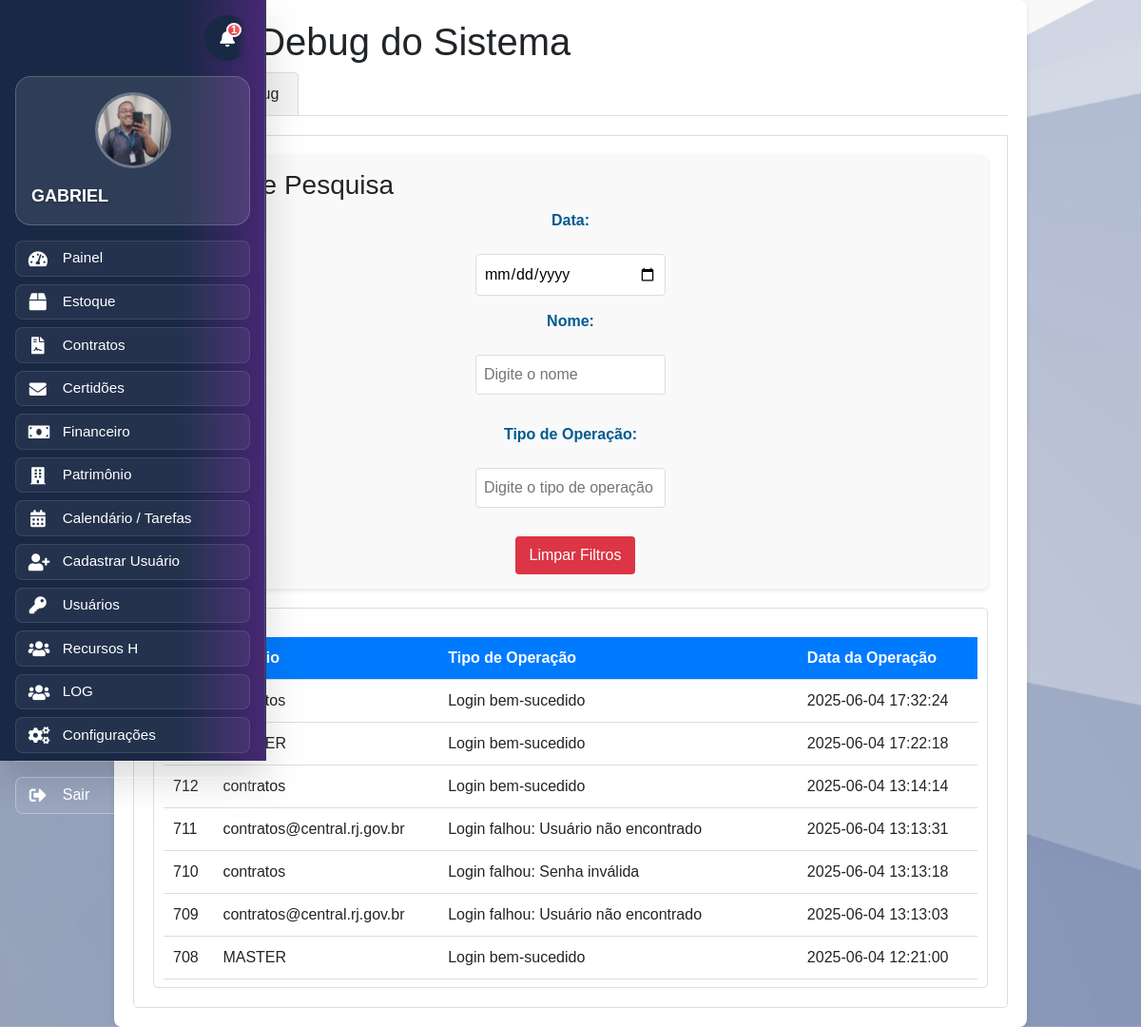
/log.php (signed in), run on an earlier commit of the app's database.
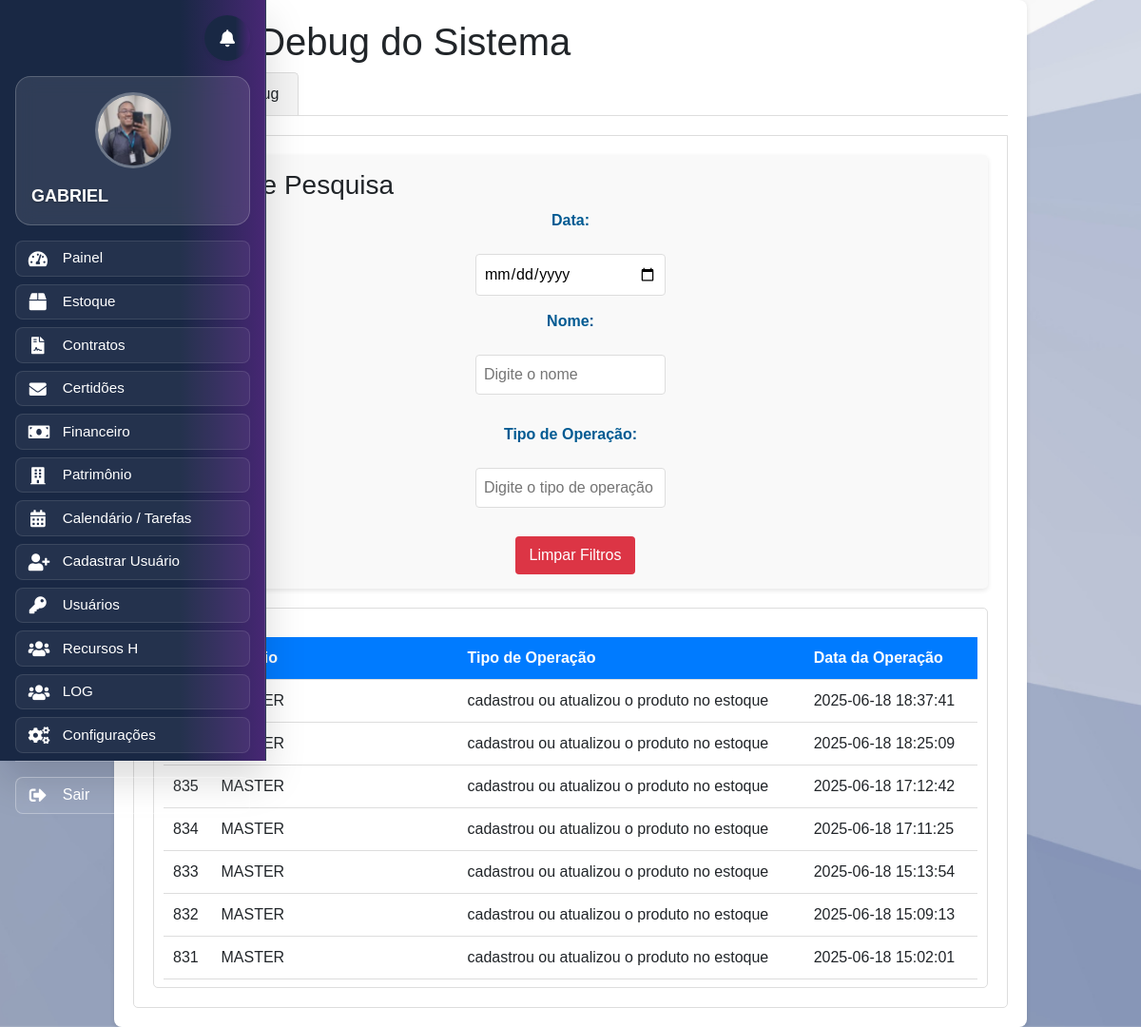
And on a later commit of the database.
### tables this page shows
CREATE TABLE `log_eventos` (
  `id` int(11) NOT NULL,
  `matricula` varchar(255) NOT NULL,
  `tipo_operacao` varchar(255) NOT NULL,
  `data_operacao` timestamp NOT NULL DEFAULT current_timestamp()
);

### log.php (the view, shortened to what the changed rows need)
<?php
include 'banco.php';
$query = "SELECT * FROM log_eventos ORDER BY data_operacao DESC";
$resultado = $con->query($query);
include 'header.php';
?>
<!DOCTYPE html>
<html lang="pt-br">
<head>
    <link rel="stylesheet" href="style.css">
    <link rel="stylesheet" href="./src/style/log.css">
</head>
<body>
    <div class="container">
        <h1>Logs e Debug do Sistema</h1>
        <div class="tab-content active" id="logs">
            <div class="log-table-container" id="logTableContainer">
                <table id="logTable">
                    <thead>
                        <tr>
                            <th>ID</th>
                            <th>Usuário</th>
                            <th>Tipo de Operação</th>
                            <th>Data da Operação</th>
                        </tr>
                    </thead>
                    <tbody>
                        <?php
                        while ($row = $resultado->fetch_assoc()) {
                            echo "<tr>";
                            echo "<td>" . htmlspecialchars($row['id']) . "</td>";
                            echo "<td>" . htmlspecialchars($row['matricula']) . "</td>";
                            echo "<td>" . htmlspecialchars($row['tipo_operacao']) . "</td>";
                            echo "<td>" . htmlspecialchars($row['data_operacao']) . "</td>";
                            echo "</tr>";
                        }
                        ?>
                    </tbody>
                </table>
            </div>
        </div>
    </div>
</body>
</html>

### header.php (shortened to what the changed rows need)
<?php
try {
    $setor = $_SESSION['setor'];
    $menuItens = [];
    switch ($setor) {
        case 'administrador':
            $menuItens = [
                ['link' => 'painel.php', 'nome' => 'Painel', 'icon' => 'tachometer-alt'],
                ['link' => 'homeestoque.php', 'nome' => 'Estoque', 'icon' => 'box'],
                ['link' => 'homecontratos.php', 'nome' => 'Contratos', 'icon' => 'file-contract'],
                 ['link' => 'certidoes.php', 'nome' => 'Certidões', 'icon' => 'envelope'],
                ['link' => 'homefinanceiro.php', 'nome' => 'Financeiro', 'icon' => 'money-bill'],
                ['link' => 'homepatrimonio.php', 'nome' => 'Patrimônio', 'icon' => 'building'],
                   ['link' => 'calendar.php', 'nome' => 'Calendário / Tarefas', 'icon' => 'calendar-alt'],
                ['link' => 'cadastro_usuario.php', 'nome' => 'Cadastrar Usuário', 'icon' => 'user-plus'],
                ['link' => 'gerenciarpermissao.php', 'nome' => 'Usuários', 'icon' => 'key'],
                ['link' => 'homeRh.php', 'nome' => 'Recursos H', 'icon' => 'users'],
                ['link' => 'log.php', 'nome' => 'LOG', 'icon' => 'users'],
                ['link' => 'configuracao.php', 'nome' => 'Configurações', 'icon' => 'cogs'],
            ];
            break;
    }
} catch (PDOException $e) {
    die("Erro ao acessar as informações do usuário: " . $e->getMessage());
}
?>
<?php
$setor = $_SESSION['setor'];
$host = 'localhost';
$dbname = 'gm_sicbd';
$user = 'root';
$password = '';
try {
    $pdo = new PDO("mysql:host=$host;dbname=$dbname", $user, $password);
    $pdo->setAttribute(PDO::ATTR_ERRMODE, PDO::ERRMODE_EXCEPTION);
    if ($setor == 'administrador') {
        $query = "SELECT id, mensagem FROM notificacoes WHERE situacao = 'nao lida' ORDER BY data_criacao DESC";
        $stmt = $pdo->query($query);
        $notifications = $stmt->fetchAll(PDO::FETCH_ASSOC);
        $unreadCount = count($notifications);
    } elseif ($setor == 'estoque') {
        $query = "SELECT id, mensagem FROM notificacoes WHERE situacao = 'nao lida' AND (setor = 'estoque' OR setor = 'administrador') ORDER BY data_criacao DESC";
        $stmt = $pdo->query($query);
        $notifications = $stmt->fetchAll(PDO::FETCH_ASSOC);
        $unreadCount = count($notifications);
    } elseif ($setor == 'contratos') {
        $query = "SELECT id, mensagem FROM notificacoes WHERE situacao = 'nao lida' AND (setor = 'contratos' OR setor = 'administrador') ORDER BY data_criacao DESC";
        $stmt = $pdo->query($query);
        $notifications = $stmt->fetchAll(PDO::FETCH_ASSOC);
        $unreadCount = count($notifications);
    } elseif ($setor == 'financeiro') {
        $query = "SELECT id, mensagem FROM notificacoes WHERE situacao = 'nao lida' AND (setor = 'financeiro' OR setor = 'administrador') ORDER BY data_criacao DESC";
        $stmt = $pdo->query($query);
        $notifications = $stmt->fetchAll(PDO::FETCH_ASSOC);
        $unreadCount = count($notifications);
    } else {
        $unreadCount = 0;
        $notifications = [];
    }
} catch (PDOException $e) {
    echo "Erro ao conectar ao banco de dados: " . $e->getMessage();
}
?>
<!DOCTYPE html>
<html lang="pt-br">
<head>
    <link rel="stylesheet" href="src/style/lateral-menu.css">
    <link rel="stylesheet" href="src/style/sino.css">
    <link rel="stylesheet" href="src/style/modal-perfil.css">
    <link rel="stylesheet" href="https://stackpath.bootstrapcdn.com/bootstrap/4.5.2/css/bootstrap.min.css">
    <link rel="stylesheet" href="https://cdnjs.cloudflare.com/ajax/libs/font-awesome/5.15.3/css/all.min.css">
    <link rel="stylesheet" href="https://cdnjs.cloudflare.com/ajax/libs/font-awesome/5.15.4/css/all.min.css">
</head>
<body>
    <div class="wrapper">
        <nav id="sidebar" class="active">
            <div class="notification-system">
                <div class="notification-container">
                    <button class="notification-bell" id="notificacaoLink" data-toggle="dropdown" aria-haspopup="true" aria-expanded="false">
                        <div class="bell-icon">
                            <i class="fa fa-bell"></i>
                        </div>
                        <?php if ($unreadCount > 0): ?>
                            <span class="notification-badge" id="notificationCount"><?= $unreadCount ?></span>
                        <?php endif; ?>
                    </button>
                </div>
            </div>
            <ul class="list-unstyled components">
                <?php foreach ($menuItens as $item): ?>
                    <li>
                        <a href="<?= htmlspecialchars($item['link']) ?>">
                            <i class="fa fa-<?= htmlspecialchars($item['icon']) ?>"></i>
                            <span class="menu-text"><?= htmlspecialchars($item['nome']) ?></span>
                        </a>
                    </li>
                <?php endforeach; ?>
            </ul>
        </nav>
    </div>
</body>
</html>

What changed in the data, as far as the page shows it:
no longer on this page (row unchanged): log_eventos: matricula "contratos", tipo_operacao "Login bem-sucedido", data_operacao "2025-06-04 17:32:24"
no longer on this page (row unchanged): log_eventos: matricula "MASTER", tipo_operacao "Login bem-sucedido", data_operacao "2025-06-04 17:22:18"
no longer on this page (row unchanged): log_eventos: id "712", matricula "contratos", tipo_operacao "Login bem-sucedido", data_operacao "2025-06-04 13:14:14"
no longer on this page (row unchanged): log_eventos: id "711", matricula "contratos@central.rj.gov.br", tipo_operacao "Login falhou: Usuário não encontrado", data_operacao "2025-06-04 13:13:31"
no longer on this page (row unchanged): log_eventos: id "710", matricula "contratos", tipo_operacao "Login falhou: Senha inválida", data_operacao "2025-06-04 13:13:18"
no longer on this page (row unchanged): log_eventos: id "709", matricula "contratos@central.rj.gov.br", tipo_operacao "Login falhou: Usuário não encontrado", data_operacao "2025-06-04 13:13:03"
no longer on this page (row unchanged): log_eventos: id "708", matricula "MASTER", tipo_operacao "Login bem-sucedido", data_operacao "2025-06-04 12:21:00"
added log_eventos: matricula "MASTER", tipo_operacao "cadastrou ou atualizou o produto no estoque", data_operacao "2025-06-18 18:37:41"
added log_eventos: matricula "MASTER", tipo_operacao "cadastrou ou atualizou o produto no estoque", data_operacao "2025-06-18 18:25:09"
added log_eventos: id "835", matricula "MASTER", tipo_operacao "cadastrou ou atualizou o produto no estoque", data_operacao "2025-06-18 17:12:42"
added log_eventos: id "834", matricula "MASTER", tipo_operacao "cadastrou ou atualizou o produto no estoque", data_operacao "2025-06-18 17:11:25"
added log_eventos: id "833", matricula "MASTER", tipo_operacao "cadastrou ou atualizou o produto no estoque", data_operacao "2025-06-18 15:13:54"
added log_eventos: id "832", matricula "MASTER", tipo_operacao "cadastrou ou atualizou o produto no estoque", data_operacao "2025-06-18 15:09:13"
added log_eventos: id "831", matricula "MASTER", tipo_operacao "cadastrou ou atualizou o produto no estoque", data_operacao "2025-06-18 15:02:01"
Also different on the page:
$unreadCount: "1" → (not shown)
